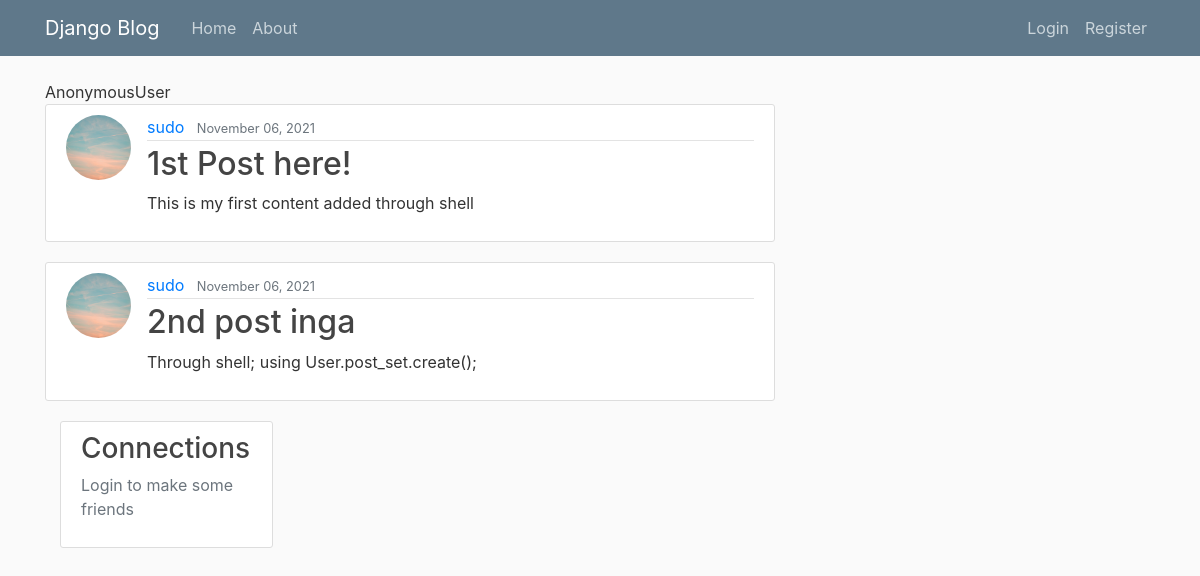
The page / on the database its author committed.
### blog/models.py (models this page shows, shortened)
class Post(models.Model):
    title = models.CharField(max_length=100)
    content = models.TextField()
    date_posted = models.DateField(default=timezone.now)
    author = models.ForeignKey(User, on_delete=models.CASCADE)

### users/models.py (models this page shows, shortened)
class Profile(models.Model):
    user = models.OneToOneField(User,on_delete=models.CASCADE)
    image = models.ImageField(default='profile_pics/default.jpg', upload_to='profile_pics')

### blog/views.py (the view)
# urls.py: path('',PostListView.as_view(),name='blog-home'),
class PostListView(ListView):
    model = Post
    template_name = 'blog/home.html'
    context_object_name = 'posts'
    ordering = ['-date_posted']

### blog/templates/blog/home.html (shortened to what this page needs)
{% extends 'blog/base.html' %}
{% block content %}
    <span>{{ user }}</span>
    {% for post in posts %}
        <article class="media content-section">
          <img class="rounded-circle article-img" src="{{ post.author.profile.image.url }}">
          <div class="media-body">
            <div class="article-metadata">
              <a class="mr-2" href="#">{{ post.author }}</a>
              <small class="text-muted">{{ post.date_posted|date:"F d, Y" }}</small>
            </div>
            <h2><a class="article-title" href="#">{{ post.title }}</a></h2>
            <p class="article-content">{{ post.content }}</p>
          </div>
        </article>
    {% endfor %}
    <div class="col-md-4">
      <div class="content-section">
        <h3>Connections</h3>
        <p class='text-muted'>
          {% if user.is_authenticated %}
          <span>Friends</span>
          <ul class="list-group">
            <li class="list-group-item list-group-item-light">Latest Posts</li>
          </ul>
          <br>
          <span>Suggested</span>
          <ul class="list-group">
            {% for sug in suggested %}
            <li class="list-group-item list-group-item-light">{{ sug }}</li>
            {% endfor %}
          </ul>
          {% else %}
          <span>Login to make some friends</span>
          {% endif %}
        </p>
      </div>
    </div>
{% endblock content %}

### blog/templates/blog/base.html (shortened to what this page needs)
{% load static %}
<!doctype html>
<html lang="en">
  <head>
    <link rel="stylesheet" href="https://stackpath.bootstrapcdn.com/bootstrap/4.3.1/css/bootstrap.min.css">
    <link rel="stylesheet" type="text/css" href="{% static 'blog/main.css' %}">
  </head>
  <body>
    <header class="site-header">
      <nav class="navbar navbar-expand-md navbar-dark bg-steel fixed-top">
        <div class="container">
          <a class="navbar-brand mr-4" href="{% url 'blog-home' %}">Django Blog</a>
          <div class="collapse navbar-collapse" id="navbarToggle">
            <div class="navbar-nav mr-auto">
              <a class="nav-item nav-link" href="{% url 'blog-home' %}">Home</a>
              <a class="nav-item nav-link" href="{% url 'blog-about' %}">About</a>
            </div>
            <div class="navbar-nav">
              {% if user.is_authenticated %}
              <a class="nav-item nav-link" href="{% url 'profile' %}">Profile</a>
              <a class="nav-item nav-link" href="{% url 'logout' %}">Logout</a>
              {% else %}
              <a class="nav-item nav-link" href="{% url 'login' %}">Login</a>
              <a class="nav-item nav-link" href="{% url 'register' %}">Register</a>
              {% endif %}
            </div>
          </div>
        </div>
      </nav>
    </header>
    <main role="main" class="container">
      <div class="row">
        <div class="col-md-8">
          {% block content %}{% endblock %}
        </div>
      </div>
    </main>
  </body>
</html>

### blog/static/blog/main.css (style rules this page uses)
body { background: #fafafa; color: #333333; margin-top: 5rem; }
h1, h2, h3, h4, h5, h6 { color: #444444; }
.bg-steel { background-color: #5f788a; }
.site-header .navbar-nav .nav-link { color: #cbd5db; }
.content-section { background: #ffffff; padding: 10px 20px; border: 1px solid #dddddd; border-radius: 3px; margin-bottom: 20px; }
.article-title { color: #444444; }
.article-content { white-space: pre-line; }
.article-img { height: 65px; width: 65px; margin-right: 16px; }
.article-metadata { padding-bottom: 1px; margin-bottom: 4px; border-bottom: 1px solid #e3e3e3 }

### rows shown on the page
Post: author.profile.image (picture), author "sudo", date_posted "November 06, 2021", title "1st Post here!", content "This is my first content added through shell"
Post: author.profile.image (picture), author "sudo", date_posted "November 06, 2021", title "2nd post inga", content "Through shell; using User.post_set.create();"

### other values the page prints
{{ user }} "AnonymousUser"
